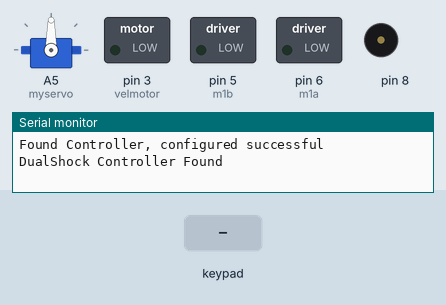
This sketch was run on a simulated Arduino Uno, built with avr-gcc and run on an emulated ATmega328P. On the bench: servo, switched loads named in the sketch (green lamp = pin HIGH), buzzer (waves = sounding), the last lines printed to the serial monitor. Inputs (shaded band) come from the test bench.

Above: at 1.2 s.
1.3 s: key 'D' pressed
At 1.6 s:
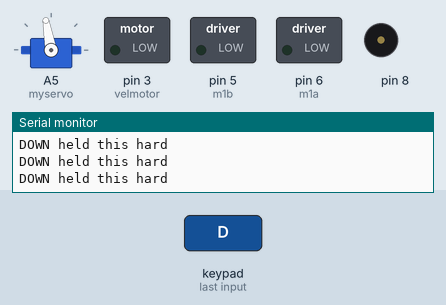
2.8 s: key 'L' pressed
At 3.3 s:
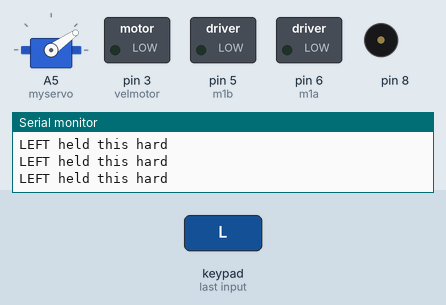
4.3 s: key 'R' pressed
At 5.1 s:
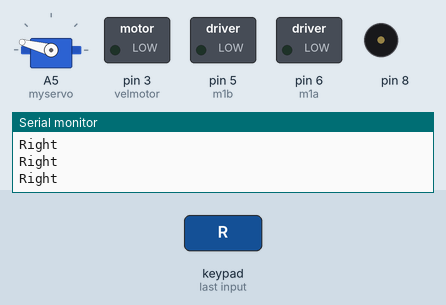
5.8 s: key 'O' pressed
At 6.2 s:
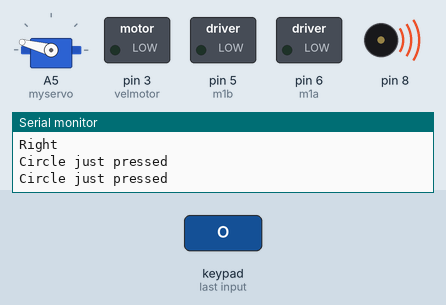
7.8 s: key 'S' pressed
At 9.0 s:
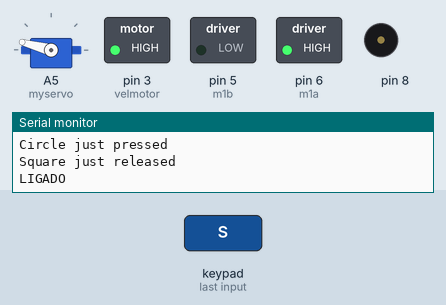
9.7 s: key 'S' pressed
At 11.0 s:
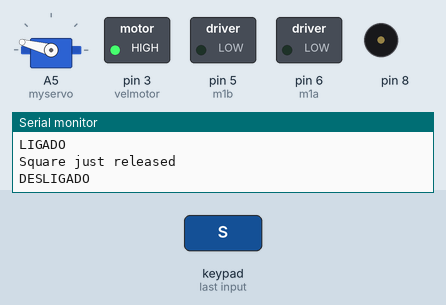
Timing chart, 0 to 12.6 s (numbered marks = the images above; inputs shaded):
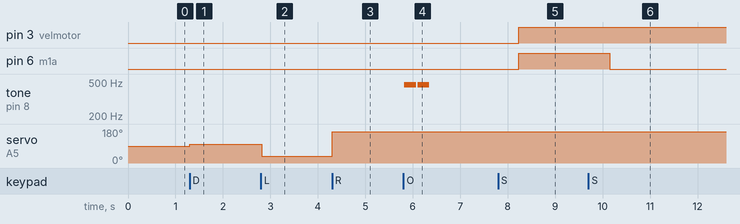

The sketch:

main.ino
```cpp
#include <PS2X_lib.h>  //for v1.6
#include <Servo.h>

#define m1a 6
#define m1b 5
#define velmotor 3

Servo myservo;
PS2X ps2x;

bool turbo = true;
int vel = 0;
int error = 0;
byte type = 0;
byte vibrate = 0;

void setup(){
 Serial.begin(57600);

 pinMode(velmotor, OUTPUT);
 pinMode(m1b, OUTPUT);
 pinMode(m1a, OUTPUT);
 pinMode(5, OUTPUT);
 pinMode(6, OUTPUT);
 pinMode(8, OUTPUT);

{
  myservo.attach(A5);
}

 error = ps2x.config_gamepad(13,11,10,12, true, true);

 if(error == 0){
   Serial.println("Found Controller, configured successful");
 }

  else if(error == 1)
   Serial.println("No controller found, check wiring, see readme.txt to enable debug. visit www.billporter.info for troubleshooting tips");

  else if(error == 2)
   Serial.println("Controller found but not accepting commands. see readme.txt to enable debug. Visit www.billporter.info for troubleshooting tips");

  else if(error == 3)
   Serial.println("Controller refusing to enter Pressures mode, may not support it. ");

   //Serial.print(ps2x.Analog(1), HEX);

   type = ps2x.readType();
     switch(type) {
       case 0:
        Serial.println("Unknown Controller type");
       break;
       case 1:
        Serial.println("DualShock Controller Found");
       break;
       case 2:
         Serial.println("GuitarHero Controller Found");
       break;
     }

}

void loop(){
 if(error == 1)
  return;


  ps2x.read_gamepad(false, vibrate);

  if(ps2x.Button(PSB_START))
       Serial.println("Start");
  if(ps2x.Button(PSB_SELECT))
       Serial.println("Select");


   if(ps2x.Button(PSB_PAD_UP)) {
     Serial.println("Up");
    }
    if(ps2x.Button(PSB_PAD_RIGHT)){
     Serial.println("Right");
//        Serial.println(ps2x.Analog(PSAB_PAD_RIGHT), DEC);
     myservo.write(165);
     delay(2);
    }
    if(ps2x.Button(PSB_PAD_LEFT)){
     Serial.println("LEFT held this hard");
//        Serial.println(ps2x.Analog(PSAB_PAD_LEFT), DEC);
     myservo.write(35);
     delay(2);
    }
    if(ps2x.Button(PSB_PAD_DOWN)){
     Serial.println("DOWN held this hard");
//     Serial.println(ps2x.Analog(PSAB_PAD_DOWN), DEC);
     myservo.write(100);
     delay(2);
    }


    vibrate = ps2x.Analog(PSAB_BLUE);


  if (ps2x.NewButtonState())
  {
      if(ps2x.Button(PSB_L3))
       Serial.println("L3 pressed");
      if(ps2x.Button(PSB_R3))
       Serial.println("R3 pressed");
      if(ps2x.Button(PSB_L2))
       Serial.println("L2 pressed");
      if(ps2x.Button(PSB_R2))
       Serial.println("R2 pressed");
      if(ps2x.Button(PSB_GREEN))
       Serial.println("Triangle pressed");
  }

  if(ps2x.Button(PSB_RED)){
       Serial.println("Circle just pressed");
       tone(8,466,50000);
       delay(250);
       noTone(8);
  }
  if(ps2x.ButtonReleased(PSB_PINK)){
       Serial.println("Square just released");
       if(turbo){
         analogWrite(velmotor, 255);
         digitalWrite(m1a, HIGH);
         digitalWrite(m1b, LOW);
         delay(5);
         turbo = !turbo;
         Serial.println("LIGADO");
       } else {
         analogWrite(velmotor, 255);
         digitalWrite(m1a, LOW);
         digitalWrite(m1b, LOW);
         delay(5);
         turbo = !turbo;
         Serial.println("DESLIGADO");
       }
  }
  if(ps2x.NewButtonState(PSB_BLUE)){
       Serial.println("X just changed");
  }
  if(ps2x.Button(PSB_L1) || ps2x.Button(PSB_R1))
  {
      Serial.print(" Values:");
      Serial.print(ps2x.Analog(PSS_LY), DEC);
      Serial.print(",");
      Serial.print(ps2x.Analog(PSS_LX), DEC);
      Serial.print(",");
      Serial.print(ps2x.Analog(PSS_RY), DEC);
      Serial.print(",");
      Serial.println(ps2x.Analog(PSS_RX), DEC);
      Serial.print(ps2x.Analog(PSS_RY));

      if(ps2x.Analog(PSS_RY) < 126 && ps2x.Analog(PSS_RY) > 80) {
       analogWrite(velmotor, 100);
       digitalWrite(m1a, HIGH);
       digitalWrite(m1b, LOW);
       delay(10);
       Serial.print("VELOCIDADE 1+");
      }
      if(ps2x.Analog(PSS_RY) < 80 && ps2x.Analog(PSS_RY) > 20) {
       analogWrite(velmotor, 160);
       digitalWrite(m1a, HIGH);
       digitalWrite(m1b, LOW);
       delay(10);
       Serial.print("VELOCIDADE 2+");
      }
      if(ps2x.Analog(PSS_RY) < 20) {
       analogWrite(velmotor, 210);
       digitalWrite(m1a, HIGH);
       digitalWrite(m1b, LOW);
       delay(10);
       Serial.print("VELOCIDADE 3+");
      }
      if(ps2x.Analog(PSS_RY) < 128 && ps2x.Analog(PSS_RY) > 126){
       digitalWrite(m1a, LOW);
       digitalWrite(m1b, LOW);
      }
      if(ps2x.Analog(PSS_RY) > 128 && ps2x.Analog(PSS_RY) < 180) {
       analogWrite(velmotor, 100);
       digitalWrite(m1a, LOW);
       digitalWrite(m1b, HIGH);
       delay(10);
       Serial.print("VELOCIDADE 1-");
      }
      if(ps2x.Analog(PSS_RY) > 180 && ps2x.Analog(PSS_RY) < 240) {
       analogWrite(velmotor, 160);
       digitalWrite(m1a, LOW);
       digitalWrite(m1b, HIGH);
       delay(10);
       Serial.print("VELOCIDADE 2-");
      }
      if(ps2x.Analog(PSS_RY) > 240) {
       analogWrite(velmotor, 210);
       digitalWrite(m1a, LOW);
       digitalWrite(m1b, HIGH);
       delay(10);
       Serial.print("VELOCIDADE 3-");
      }
  }
 delay(30);
}
```

Measured:
- after the input at 1.3 s, servo on A5 (myservo): 90° → 100° at once
- after the input at 2.8 s, servo on A5 (myservo): 100° → 35° at once
- after the input at 4.3 s, servo on A5 (myservo): 35° → 165° at once
- after the input at 5.8 s, tone on pin 8: alternates 466 Hz for 0.25 s and silent for 0.03 s, 4 changes in all, then stays silent, starting at once
- after the input at 7.8 s, pin 3 (velmotor), pin 6 (m1a): LOW → HIGH after 0.43 s
- after the input at 9.7 s, pin 6 (m1a): HIGH → LOW after 0.45 s
